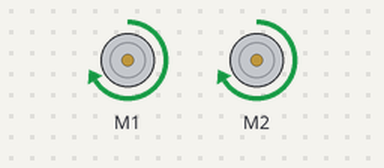
Simulated run of this sketch. Board: Arduino Uno, built with avr-gcc and run on an emulated ATmega328P. Shown: 2 × DC motor (green arrow = forward, orange = backward, longer = faster). What the sketch prints to the serial monitor is not drawn.

Above: at 0.1 s.
Timing chart, 0 to 1.6 s (numbered marks = the images above):
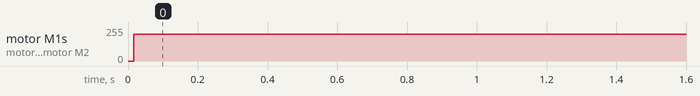

The sketch:

PIDClass.ino
```cpp
#include "clockwork.h"
#include "pidcontroller.h"
#include "MeOrion.h"
#include <SoftwareSerial.h>

#define Kp 70 // experiment to determine this, start by something small that just makes your bot follow the line at a slow speed
#define Kd 5 // experiment to determine this, slowly increase the speeds and adjust this value. ( Note: Kp < Kd)
#define Ki 0
#define Time 50

#define rightMaxSpeed 250 // max speed of the robot
#define leftMaxSpeed 250 // max speed of the robot
#define rightBaseSpeed 200 // this is the speed at which the motors should spin when the robot is perfectly on the line
#define leftBaseSpeed 200  // this is the speed at which the motors should spin when the robot is perfectly on the line

MeLineFollower left_lineFinder(PORT_3);
MeLineFollower right_lineFinder(PORT_4);

MeDCMotor MotorL(M1);
MeDCMotor MotorR(M2);

float input = 0;
float output = 0;
float setpoint = 0;
pidController pid(input, output, setpoint, Kp, Ki, Kd,0.05);
Clockwork clockwork(Time);

void setup()
{
  // put your setup code here, to run once:
  delay(10);
  Serial.begin(9600);
  //pid.setLastError(0);
  // calibration code here
}


void loop()
{

 //clockwork.start();
  for(int i = 0; i< 5; i++)
  {
      input += -(float)(readPosition());
      delay(1);
  }
  input = input/5;
  pid.setInput(input);
  pid.pidCompute();
  Serial.println(pid.pidCompute());
  pid.pidControl(rightBaseSpeed, leftBaseSpeed, -255, 255);
  MotorL.run(pid.getLeftMotorSpeed());
  MotorR.run(pid.getRightMotorSpeed());
  //clockwork.stop();
}

int readPosition(){
  static int old_pos = 0;
  int current_pos;
  int left_sensorState = left_lineFinder.readSensors();
  int right_sensorState = right_lineFinder.readSensors();
  if(left_sensorState == S1_OUT_S2_OUT && right_sensorState == S1_OUT_S2_OUT && old_pos <0) current_pos = -3;
  if(left_sensorState == S1_IN_S2_OUT && right_sensorState == S1_OUT_S2_OUT) current_pos =  -2;
  if(left_sensorState == S1_IN_S2_IN && right_sensorState == S1_OUT_S2_OUT) current_pos = -1;
  if(left_sensorState == S1_OUT_S2_IN && right_sensorState == S1_IN_S2_OUT) current_pos = 0;
  if(left_sensorState == S1_OUT_S2_OUT && right_sensorState == S1_IN_S2_IN) current_pos = 1;
  if(left_sensorState == S1_OUT_S2_OUT && right_sensorState == S1_OUT_S2_IN) current_pos = 2;
  if(left_sensorState == S1_OUT_S2_OUT && right_sensorState == S1_OUT_S2_OUT && old_pos >0) current_pos = 3;

  // impossible position => return the old position
  if(left_sensorState == S1_OUT_S2_OUT && right_sensorState == S1_IN_S2_OUT) current_pos =  old_pos;
  if(left_sensorState == S1_OUT_S2_IN && right_sensorState == S1_OUT_S2_OUT) current_pos =  old_pos;
  if(left_sensorState == S1_OUT_S2_IN && right_sensorState == S1_OUT_S2_IN) current_pos =  old_pos;
  if(left_sensorState == S1_OUT_S2_IN && right_sensorState == S1_IN_S2_IN) current_pos =  old_pos;  // posible but solving later
  if(left_sensorState == S1_IN_S2_OUT && right_sensorState == S1_OUT_S2_IN) current_pos =  old_pos;
  if(left_sensorState == S1_IN_S2_OUT && right_sensorState == S1_IN_S2_OUT) current_pos =  old_pos;
  if(left_sensorState == S1_IN_S2_OUT && right_sensorState == S1_IN_S2_IN) current_pos =  old_pos;
  if(left_sensorState == S1_IN_S2_IN && right_sensorState == S1_OUT_S2_IN) current_pos =  old_pos;
  if(left_sensorState == S1_IN_S2_IN && right_sensorState == S1_IN_S2_OUT) current_pos =  old_pos;  // posible but solving later
  if(left_sensorState == S1_IN_S2_IN && right_sensorState == S1_IN_S2_IN) current_pos =  old_pos;   // posible but solving later
  old_pos = current_pos;
  return current_pos;
}
```

clockwork.cpp
```cpp
#include "clockwork.h"

Clockwork::Clockwork(unsigned int period_ms) {
	_period_ms  = period_ms;
	_last_start = 0;
	_last_stop  = 0;
	_tet        = 0;
	_cb         = NULL;
}

Clockwork::Clockwork(unsigned int period_ms, CallbackType cb) {
	_period_ms  = period_ms;
	_last_start = 0;
	_last_stop  = 0;
	_tet        = 0;
	_cb         = cb;
}

void Clockwork::start() {
	_last_start = micros();
}

bool Clockwork::stop() {
	_last_stop = micros();

	if(_last_stop < _last_start){ // OVERFLOW!
		micros_t max = -1;
		_tet = _last_stop + (max - _last_start);
	} else {
		_tet = _last_stop - _last_start;
	}

	long int time_to_wait = (1000 * _period_ms) - _tet;

	if(time_to_wait < 0) {
		if(_cb != NULL) {
			_cb(_tet);
		}
		return false;
		Serial.println("tet alarm");
	}

	if(time_to_wait > 1000) {
		delay(time_to_wait / 1000);
	}

	delayMicroseconds(time_to_wait % 1000);

	return true;

}
```

clockwork.h
```cpp
#ifndef __CLOCKWORK_H__ // this is done to avoid multiple inclusions
#define __CLOCKWORK_H__

#include "Arduino.h"

typedef unsigned long int micros_t;

typedef void (*CallbackType)(unsigned long);

class Clockwork {
  public:
    Clockwork(unsigned int period_ms);
    // overloading
    Clockwork(unsigned int period_ms, CallbackType cb);
    void start();
    bool stop();

  private:
    micros_t _period_ms;
    micros_t _last_start;
    micros_t _last_stop;
    micros_t _tet; // time execution task
    CallbackType _cb;

};

#endif
```

pidcontroller.cpp
```cpp
#include "pidcontroller.h"
//#include "clockwork.h"

pidController::pidController(float input, float output, float setpoint, float kp, float ki, float kd, float T)
{
       setInput( input );
       setOutput( output );
       setSetpoint( setpoint );
       setKp( kp );
       setKi( ki );
       setKd( kd );
       //setErrorSum(0);
       //setLastError(0);
       setTime(T);
}

void pidController::setInput ( float input )
{
       Input         =      input;
}

float pidController::getInput ()
{
 return Input;
}

void pidController::setOutput ( float output )
{
       Output        =      output;
}

float pidController::getOutput ()
{
 return Output;
}

void pidController::setSetpoint ( float setpoint )
{
       Setpoint      =    setpoint;
}

float pidController::getSetpoint ()
{
 return Setpoint;
}

void pidController::setKp ( float kp )
{
       Kp            =      kp;
}

float pidController::getKp ()
{
       return Kp;
}

void pidController::setKi ( float ki )
{
       Ki            =      ki;
}

float pidController::getKi ()
{
       return Ki;
}

void pidController::setKd ( float kd )
{
       Kd            =      kd;
}

float pidController::getKd ()
{
       return Kd;
}

void pidController::setErrorSum(float errs)
{
       errorSum = errs;
}

float pidController::getErrorSum()
{
      return errorSum;
}

void pidController::setLastError(float lasterror)
{
       lastError = lasterror;
}

float pidController::getLastError()
{
      return lastError;
}

void pidController::setTime( float T)
{
       time = T;
}

float pidController::getTime()
{
       return time;
}

void pidController::setTunningParameters( float kp, float ki, float kd)
{
       setKp(kp);
       setKi(ki);
       setKd(kd);
}

float pidController::pidCompute()
{
  float error;
  float lastError;
  float output;
  error = getSetpoint() - getInput();
  errorSum += error;
  lastError = error - getLastError();
  output = (getKp())*error + (getKd())*lastError*(1.00)/(getTime()) + (getKi())*getErrorSum()*getTime();
  setOutput(output);
  setLastError(error);
  return output;
}

void pidController::setRightMotorSpeed (int rightmotorspeed)
{
  RightMotorSpeed = rightmotorspeed;
}

int pidController::getRightMotorSpeed()
{
       return RightMotorSpeed;
}

void pidController::setLeftMotorSpeed (int leftmotorspeed)
{
  LeftMotorSpeed = leftmotorspeed;
}

int pidController::getLeftMotorSpeed()
{
       return LeftMotorSpeed;
}

void pidController::pidControl( int RightBaseSpeed, int LeftBaseSpeed, int Min, int Max)
{

       int rsp;
       int lsp;

       rsp = RightBaseSpeed - int (pidCompute());
       if( rsp > Max) rsp = Max;
       if( rsp < Min) rsp = Min;
       setRightMotorSpeed(rsp);

       lsp = LeftBaseSpeed  + int (pidCompute());
       if( lsp > Max) lsp = Max;
       if( lsp < Min) lsp = Min;
       setLeftMotorSpeed(lsp);
}
```

pidcontroller.h
```cpp
#ifndef _PIDCONTROLLER_H_
#define _PIDCONTROLLER_H_

//#include "clockwork.h"

class pidController
{
 public:
    // Constructor initialization
    pidController(float input, float output, float setpoint, float Kp, float Ki, float Kd, float T);

    // Set function will set the value for the input, get function will return the value
    void setInput( float input);
    float getInput();

    // Set function will set the value for the output, get function will return the value
    void setOutput( float output);
    float getOutput();

    // Set function will set the value for the setpoint, get function will return the value
    void setSetpoint(float setpoint);
    float getSetpoint();

    // Set function will set the value for Kp, get function will return the value
    void setKp( float Kp );
    float  getKp();

    // Set function will set the value for Ki, get function will return the value
    void setKi( float Ki );
    float  getKi();

    // Set function will set the value for Kd, get function will return the value
    void setKd( float Kd );
    float  getKd();

    // Set function will set the value for Errorsum which is a quantity to calculate integral part in PID controller
    //, get function will return the value
    void setErrorSum( float errs);
    float getErrorSum();

    // Set function will set the value for Lasterror which is a quantity to calculate differential part in PID controller
    //, get function will return the value
    void setLastError(float lasterror);
    float getLastError();

    // Set function will set the value for time which is a quantity to do calculation in PID controller and also the period that our
    // controller will be called
    //, get function will return the value
    void setTime( float T);
    float getTime();

    // This function is used to set three parameters if one wants to change it
    void setTunningParameters( float Kp, float Ki, float Kd);

    // pidCompute function will calculate the pid value which could be put into our motor's speed control
    float pidCompute();

    // set speed for the right motor
    void setRightMotorSpeed( int rightmotorspeed);
    int  getRightMotorSpeed();

    // set speed for the left motor
    void setLeftMotorSpeed( int leftmotorspeed);
    int  getLeftMotorSpeed();

    // pidControl set up speed for the right and the left motor which should be limited.
    // If the value is larger than 255, it will be set to 255. If the value is smaller than -255, it will be set to -255
    void pidControl( int RightBaseSpeed, int LeftBaseSpeed, int Min, int Max);

 private:
 float Input;
 float Output;
 float Setpoint;
 float Kp;
 float Ki;
 float Kd;
 int RightMotorSpeed;
 int LeftMotorSpeed;
 float time;
 float  errorSum;
 float lastError;
};

#endif
```

Measured:
- by itself, motor M1, motor M2: stopped → forward 200/255 at 0.02 s
